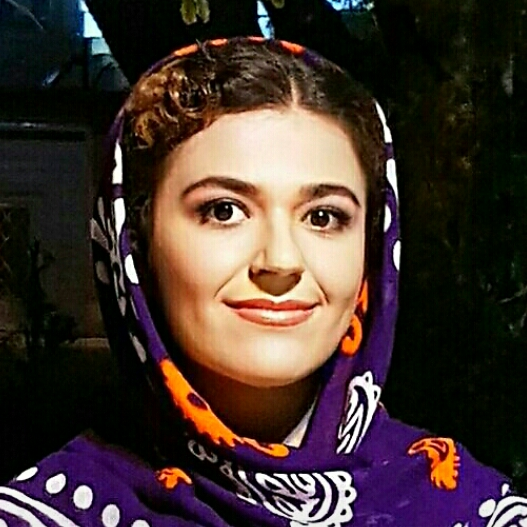
%> input picture 7/Marjan.jpg, 527 x 527 px
$ octave s46.m   (GNU Octave 9; MATLAB toolbox functions it lacks are replaced by stand-ins)
%> lines starting %> are read from the running program, lines starting %| are printed output that depends on the picture
%Create the Spacial Filtered Image
f = im2double(rgb2gray(imread('C:\Users\Marjan\Documents\MATLAB\34\39\Marjan.jpg')));
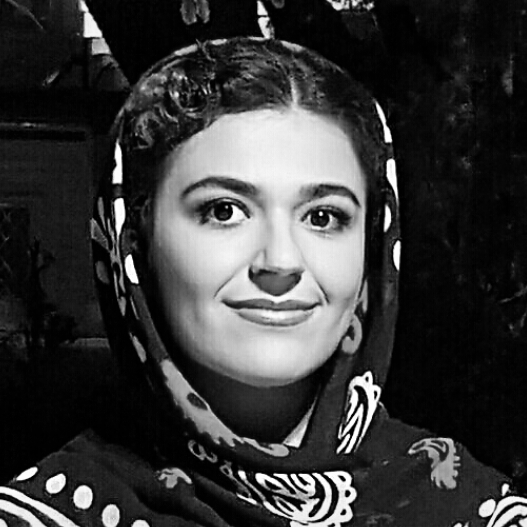
%> f: size 527x527 double; min 0, max 1, mean 0.221
% f = im2double(rgb2gray(imread('C:\Users\Marjan\Documents\MATLAB\41\Adaptive-Median-Filter-master\Adaptive-Median-Filter-master\46\1.jpg')));
h = [-1 0 1;-2 0 2; -1 0 1];
sfi = imfilter(f,h, 'conv');
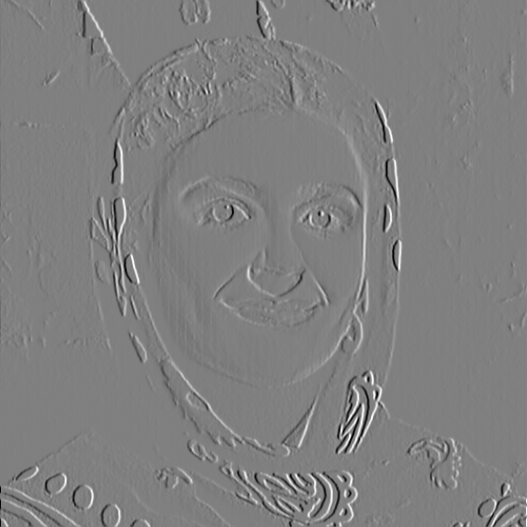
%> sfi: size 527x527 double; min -3.92, max 3.88, mean 0.000214; drawn with min black and max white
%Display results (show all values)
figure,imshow(sfi, []); title('spatial filter');
%%%%%%%%%%%%%%%%%%%%%%%%%%%%%%%%%%%%%%%%%%%%%%%%%%%%%
%Create the Frequency Filtered Image
f = im2double(rgb2gray(imread('C:\Users\Marjan\Documents\MATLAB\34\39\Marjan.jpg')));
% f = rgb2gray(imread('C:\Users\Marjan\Documents\MATLAB\41\Adaptive-Median-Filter-master\Adaptive-Median-Filter-master\46\1.jpg'));
h = [-1 0 1;-2 0 2; -1 0 1];
% PQ = paddedsize(uint8(size(f)));
[m,n] = size(f);
%> m = 527; n = 527
% creating a null array of size 2m X 2n
c = zeros(2*m,2*n);
% reading the size of the null array
PQ = size(c);
%> PQ = [1054 1054]
F = fft2(double(f), PQ(1), PQ(2));
H = fft2(double(h), PQ(1), PQ(2));
F_fH = H.*F;
ffi = ifft2(F_fH);
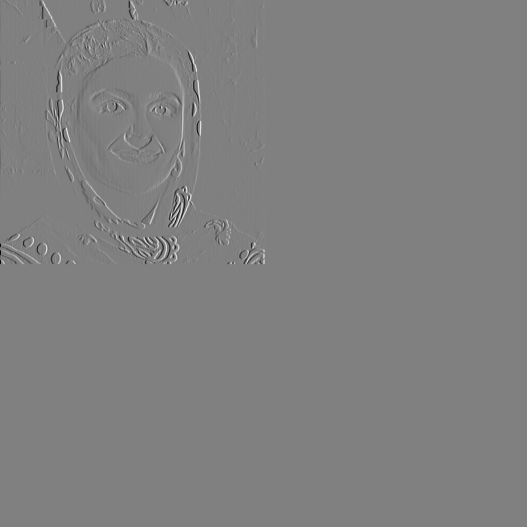
%> ffi: size 1054x1054 double (shown at 1/2 size); min -3.92, max 3.88, mean -3.16e-20; drawn with min black and max white
ffi = ffi(2:size(f,1)+1, 2:size(f,2)+1);
%> ffi: size 527x527 double

%Display results (show all values)
figure, imshow(ffi,[]);title('Frequency Filtering');
dblSubtractedImage=imsubtract(ffi,sfi);
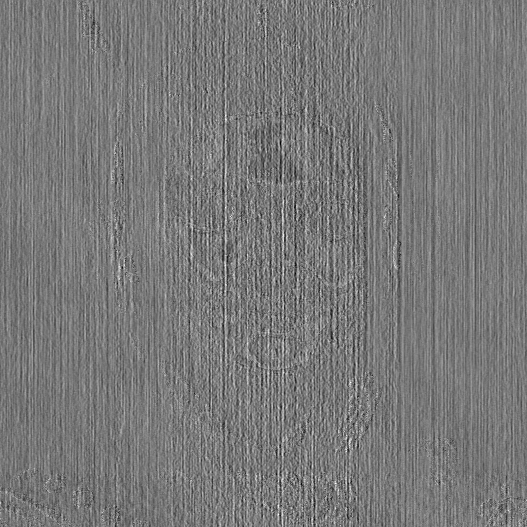
%> dblSubtractedImage: size 527x527 double; min -2e-15, max 2.22e-15, mean 1.69e-18; drawn with min black and max white
% dblSubtractedImage = double(ffi) - double(sfi);
figure,imshow(dblSubtractedImage, []);title('Subtracted - ');
